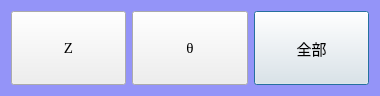
<?xml version="1.0" encoding="UTF-8"?>
<ui version="4.0">
 <class>clsFit</class>
 <widget class="QDialog" name="clsFit">
  <property name="windowModality">
   <enum>Qt::NonModal</enum>
  </property>
  <property name="geometry">
   <rect>
    <x>0</x>
    <y>0</y>
    <width>380</width>
    <height>96</height>
   </rect>
  </property>
  <property name="windowTitle">
   <string>选择适应</string>
  </property>
  <property name="windowIcon">
   <iconset>
    <normaloff>:/wk2.ico</normaloff>:/wk2.ico</iconset>
  </property>
  <property name="styleSheet">
   <string notr="true">QDialog
{
	
	background-color: rgb(148, 148, 248);
}</string>
  </property>
  <layout class="QHBoxLayout" name="horizontalLayout">
   <item>
    <widget class="QPushButton" name="btnTraceA">
     <property name="minimumSize">
      <size>
       <width>0</width>
       <height>35</height>
      </size>
     </property>
     <property name="maximumSize">
      <size>
       <width>14444</width>
       <height>14444</height>
      </size>
     </property>
     <property name="font">
      <font>
       <family>Times New Roman</family>
       <pointsize>11</pointsize>
      </font>
     </property>
     <property name="text">
      <string>Z</string>
     </property>
     <property name="autoDefault">
      <bool>false</bool>
     </property>
    </widget>
   </item>
   <item>
    <widget class="QPushButton" name="btnTraceB">
     <property name="minimumSize">
      <size>
       <width>0</width>
       <height>35</height>
      </size>
     </property>
     <property name="maximumSize">
      <size>
       <width>14444</width>
       <height>14444</height>
      </size>
     </property>
     <property name="font">
      <font>
       <family>Times New Roman</family>
       <pointsize>11</pointsize>
      </font>
     </property>
     <property name="text">
      <string>θ</string>
     </property>
     <property name="autoDefault">
      <bool>false</bool>
     </property>
    </widget>
   </item>
   <item>
    <widget class="QPushButton" name="btnBoth">
     <property name="minimumSize">
      <size>
       <width>0</width>
       <height>35</height>
      </size>
     </property>
     <property name="maximumSize">
      <size>
       <width>14444</width>
       <height>14444</height>
      </size>
     </property>
     <property name="font">
      <font>
       <family>楷体</family>
       <pointsize>11</pointsize>
      </font>
     </property>
     <property name="text">
      <string>全部</string>
     </property>
     <property name="default">
      <bool>true</bool>
     </property>
    </widget>
   </item>
  </layout>
 </widget>
 <resources/>
 <connections/>
</ui>
